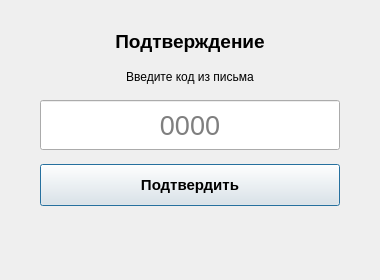
<?xml version="1.0" encoding="UTF-8"?>
<ui version="4.0">
 <class>VerifyDialog</class>
 <widget class="QDialog" name="VerifyDialog">
  <property name="geometry">
   <rect>
    <x>0</x>
    <y>0</y>
    <width>380</width>
    <height>280</height>
   </rect>
  </property>
  <property name="windowTitle">
   <string>Подтверждение аккаунта</string>
  </property>
  <layout class="QVBoxLayout" name="mainLayout">
   <property name="spacing">
    <number>14</number>
   </property>
   <property name="leftMargin">
    <number>40</number>
   </property>
   <property name="topMargin">
    <number>30</number>
   </property>
   <property name="rightMargin">
    <number>40</number>
   </property>
   <property name="bottomMargin">
    <number>30</number>
   </property>
   <item>
    <widget class="QLabel" name="titleLabel">
     <property name="font">
      <font>
       <pointsize>14</pointsize>
       <weight>75</weight>
       <bold>true</bold>
      </font>
     </property>
     <property name="text">
      <string>Подтверждение</string>
     </property>
     <property name="alignment">
      <set>Qt::AlignCenter</set>
     </property>
    </widget>
   </item>
   <item>
    <widget class="QLabel" name="infoLabel">
     <property name="text">
      <string>Введите код из письма</string>
     </property>
     <property name="alignment">
      <set>Qt::AlignCenter</set>
     </property>
     <property name="wordWrap">
      <bool>true</bool>
     </property>
    </widget>
   </item>
   <item>
    <widget class="QLineEdit" name="codeEdit">
     <property name="minimumSize">
      <size>
       <width>0</width>
       <height>50</height>
      </size>
     </property>
     <property name="font">
      <font>
       <pointsize>20</pointsize>
      </font>
     </property>
     <property name="alignment">
      <set>Qt::AlignCenter</set>
     </property>
     <property name="placeholderText">
      <string>0000</string>
     </property>
     <property name="maxLength">
      <number>4</number>
     </property>
    </widget>
   </item>
   <item>
    <widget class="QPushButton" name="verifyButton">
     <property name="minimumSize">
      <size>
       <width>0</width>
       <height>42</height>
      </size>
     </property>
     <property name="font">
      <font>
       <pointsize>11</pointsize>
       <weight>75</weight>
       <bold>true</bold>
      </font>
     </property>
     <property name="text">
      <string>Подтвердить</string>
     </property>
    </widget>
   </item>
   <item>
    <widget class="QLabel" name="statusLabel">
     <property name="minimumSize">
      <size>
       <width>0</width>
       <height>30</height>
      </size>
     </property>
     <property name="styleSheet">
      <string notr="true">color: red;</string>
     </property>
     <property name="text">
      <string/>
     </property>
     <property name="alignment">
      <set>Qt::AlignCenter</set>
     </property>
     <property name="wordWrap">
      <bool>true</bool>
     </property>
    </widget>
   </item>
  </layout>
 </widget>
 <resources/>
 <connections/>
</ui>
